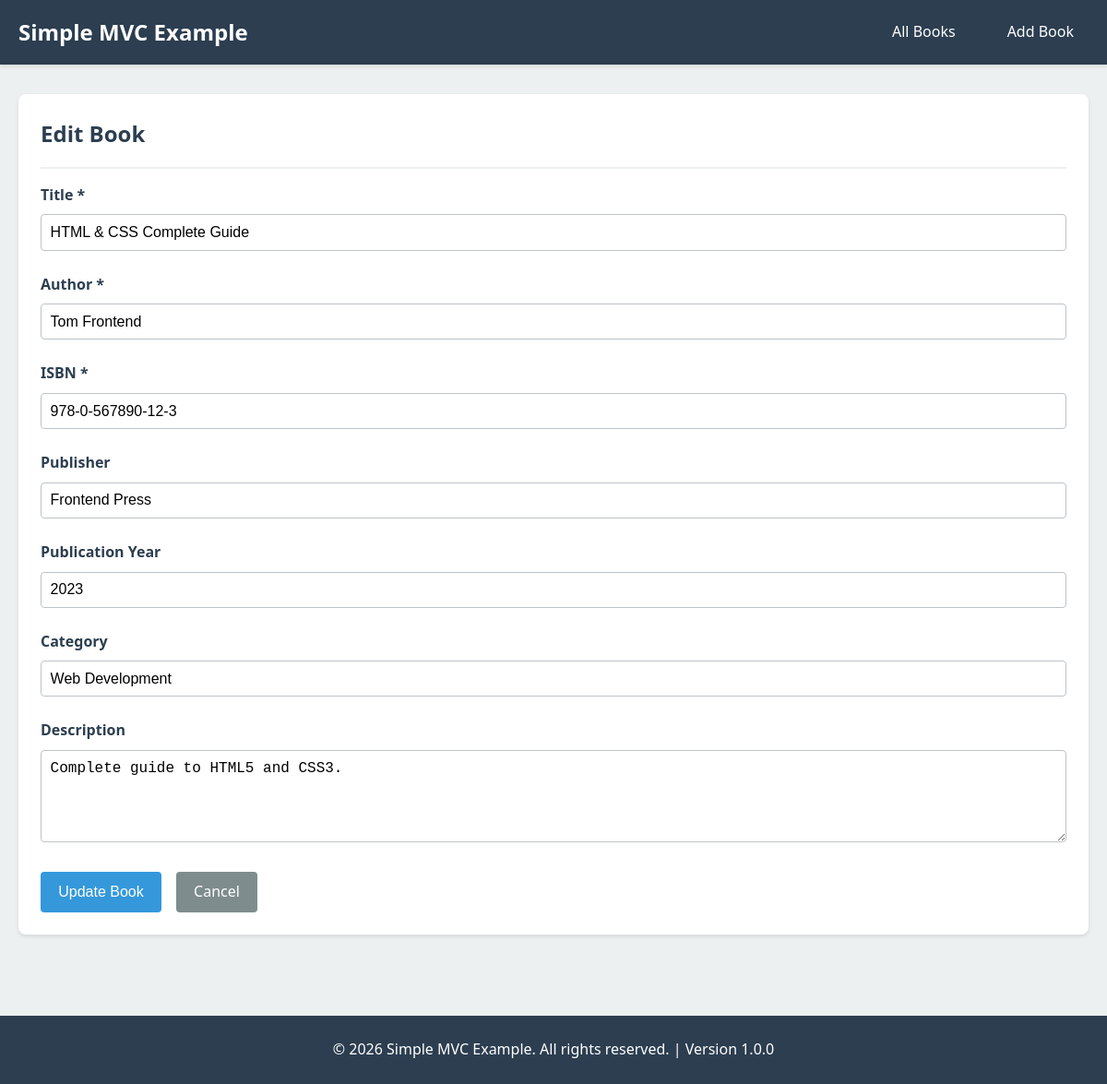
Page /public/book/edit/5 on the committed database.
### tables this page shows
CREATE TABLE IF NOT EXISTS books (
  id INT AUTO_INCREMENT PRIMARY KEY,
  title VARCHAR(255) NOT NULL,
  author VARCHAR(255) NOT NULL,
  isbn VARCHAR(20) NOT NULL,
  publisher VARCHAR(100),
  publication_year INT,
  category VARCHAR(50),
  description TEXT,
  created_at TIMESTAMP DEFAULT CURRENT_TIMESTAMP,
  updated_at TIMESTAMP DEFAULT CURRENT_TIMESTAMP ON UPDATE CURRENT_TIMESTAMP,
  INDEX idx_title (title),
  INDEX idx_author (author),
  INDEX idx_isbn (isbn)
);

### app/controllers/BookController.php (called while the page is built, shortened)
<?php
require_once '../app/core/Controller.php';
class BookController extends Controller
{
  public function edit($id)
  {
    $bookModel = $this->model('Book');
    $book = $bookModel->getBookById($id);
    $data = [
      'title' => 'Edit Book',
      'book' => $book
    ];
    $this->view('books/edit', $data);
  }
}

### app/core/Router.php (called while the page is built, shortened)
<?php
class Router
{
  protected $method = 'index';
  public function __construct()
  {
    $url = $this->getUrl();
    if (isset($url[0]) && file_exists('../app/controllers/' . ucfirst($url[0]) . 'Controller.php')) {
      unset($url[0]);
    }
    $this->controller = new $this->controller;
    if (isset($url[1]) && method_exists($this->controller, $url[1])) {
      $this->method = $url[1];
      unset($url[1]);
    }
    $this->params = $url ? array_values($url) : [];
    call_user_func_array([$this->controller, $this->method], $this->params);
  }
  protected function getUrl()
  {
    if (isset($_GET['url'])) {
      $url = rtrim($_GET['url'], '/');
      $url = filter_var($url, FILTER_SANITIZE_URL);
      $url = explode('/', $url);
      return $url;
    }
    return [];
  }
}

### public/index.php (called while the page is built, shortened)
<?php
require_once '../app/core/Database.php';
require_once '../app/core/Controller.php';
require_once '../app/core/Router.php';
$router = new Router();

### app/core/Database.php (called while the page is built, shortened)
<?php
class Database
{
  private static $instance = null;
  private $connection;
  private function __construct()
  {
    try {
      $this->connection = new PDO(
        "mysql:host=" . DB_HOST . ";dbname=" . DB_NAME . ";charset=utf8mb4",
        DB_USER,
        DB_PASS
      );
      $this->connection->setAttribute(PDO::ATTR_ERRMODE, PDO::ERRMODE_EXCEPTION);
      $this->connection->setAttribute(PDO::ATTR_DEFAULT_FETCH_MODE, PDO::FETCH_ASSOC);
    } catch (PDOException $e) {
      die("Database Connection Failed: " . $e->getMessage());
    }
  }
  public static function getInstance()
  {
    if (self::$instance === null) {
      self::$instance = new self();
    }
    return self::$instance;
  }
  public function getConnection()
  {
    return $this->connection;
  }
}

### app/models/Book.php (called while the page is built, shortened)
<?php
class Book
{
  private $db;
  public function __construct()
  {
    $this->db = Database::getInstance()->getConnection();
  }
  public function getBookById($id)
  {
    try {
      $query = "SELECT * FROM books WHERE id = :id";
      $stmt = $this->db->prepare($query);
      $stmt->bindParam(':id', $id, PDO::PARAM_INT);
      $stmt->execute();
      return $stmt->fetch();
    } catch (PDOException $e) {
      error_log("Error in getBookById: " . $e->getMessage());
      return false;
    }
  }
}

### app/views/books/edit.php (the view, shortened to what this page needs)
<?php
require_once '../app/views/layouts/header.php';
$old = $_SESSION['old'] ?? [];
?>
<div class="card">
  <div class="card-header">
    <h2>Edit Book</h2>
  </div>
  <form method="POST" action="<?= URL_ROOT ?>/book/update/<?= $book['id'] ?>" data-validate>
    <div class="form-group">
      <label for="title">Title *</label>
      <input type="text" id="title" name="title" class="form-control"
        value="<?= htmlspecialchars($old['title'] ?? $book['title']) ?>" required>
    </div>
    <div class="form-group">
      <label for="author">Author *</label>
      <input type="text" id="author" name="author" class="form-control"
        value="<?= htmlspecialchars($old['author'] ?? $book['author']) ?>" required>
    </div>
    <div class="form-group">
      <label for="isbn">ISBN *</label>
      <input type="text" id="isbn" name="isbn" class="form-control"
        value="<?= htmlspecialchars($old['isbn'] ?? $book['isbn']) ?>" required>
    </div>
    <div class="form-group">
      <label for="publisher">Publisher</label>
      <input type="text" id="publisher" name="publisher" class="form-control"
        value="<?= htmlspecialchars($old['publisher'] ?? $book['publisher']) ?>">
    </div>
    <div class="form-group">
      <label for="publication_year">Publication Year</label>
      <input type="number" id="publication_year" name="publication_year" class="form-control" min="1000"
        max="<?= date('Y') ?>" value="<?= htmlspecialchars($old['publication_year'] ?? $book['publication_year']) ?>">
    </div>
    <div class="form-group">
      <label for="category">Category</label>
      <input type="text" id="category" name="category" class="form-control"
        value="<?= htmlspecialchars($old['category'] ?? $book['category']) ?>">
    </div>
    <div class="form-group">
      <label for="description">Description</label>
      <textarea id="description" name="description"
        class="form-control"><?= htmlspecialchars($old['description'] ?? $book['description']) ?></textarea>
    </div>
    <div class="d-flex gap-1">
      <button type="submit" class="btn btn-primary">Update Book</button>
      <a href="<?= URL_ROOT ?>/book/show/<?= $book['id'] ?>" class="btn btn-secondary">Cancel</a>
    </div>
  </form>
</div>
<?php require_once '../app/views/layouts/footer.php'; ?>

### public/css/style.css (style rules this page uses)
* { margin: 0; padding: 0; box-sizing: border-box; }
:root { --primary-color: #2c3e50; --secondary-color: #3498db; --success-color: #27ae60; --danger-color: #e74c3c; --warning-color: #f39c12; --light-bg: #ecf0f1; --white: #ffffff; --text-dark: #2c3e50; --text-light: #7f8c8d; --border-color: #bdc3c7; --shadow: 0 2px 4px rgba(0, 0, 0, 0.1); }
body { font-family: 'Segoe UI', Tahoma, Geneva, Verdana, sans-serif; background-color: var(--light-bg); color: var(--text-dark); line-height: 1.6; }
.card { background: var(--white); border-radius: 8px; padding: 1.5rem; margin-bottom: 1.5rem; box-shadow: var(--shadow); }
.card-header { border-bottom: 2px solid var(--light-bg); padding-bottom: 1rem; margin-bottom: 1rem; }
.card-header h2 { color: var(--primary-color); }
.btn { display: inline-block; padding: 0.6rem 1.2rem; border: none; border-radius: 4px; cursor: pointer; text-decoration: none; font-size: 1rem; transition: all 0.3s; }
.btn-primary { background-color: var(--secondary-color); color: var(--white); }
.btn-secondary { background-color: var(--text-light); color: var(--white); }
.form-group { margin-bottom: 1.5rem; }
.form-group label { display: block; margin-bottom: 0.5rem; font-weight: 600; color: var(--text-dark); }
.form-control { width: 100%; padding: 0.6rem; border: 1px solid var(--border-color); border-radius: 4px; font-size: 1rem; }
textarea.form-control { min-height: 100px; resize: vertical; }
.d-flex { display: flex; }
.gap-1 { gap: 1rem; }

### rows in the picture
books: title "HTML & CSS Complete Guide", author "Tom Frontend", isbn "978-0-567890-12-3", publisher "Frontend Press", publication_year "2023", category "Web Development", description "Complete guide to HTML5 and CSS3."

### other values in the picture
APP_NAME "Simple MVC Example"
APP_VERSION "1.0.0"
